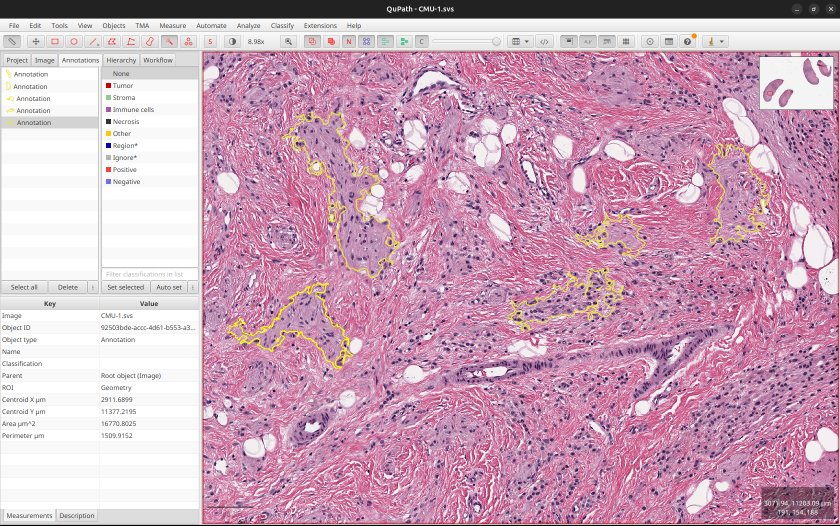
#> input picture images/AnnotationInstructions.png, 1679 x 1052 px (shown at 1/2 size)
$ python -i GetTissueMask.py   (imports and definitions only)
#> lines starting #> are read from the running program, lines starting #| are printed output that depends on the picture; after the words box and inside, x2 and y2 are one past the last pixel; in counts of white or black regions, pixels touching at a corner belong together
#!/usr/bin/env python3
"""
Create a tissue mask for a Whole Slide Image (WSI) at level 0 resolution.

Output: a NumPy boolean array (True = tissue) with the same width/height as level 0.

Requirements:
  - openslide-python
  - numpy
  - scikit-image (skimage)
  - pillow

Example:
  python make_tissue_mask.py /path/to/slide.svs --out mask_level0.npy

Notes:
  - Generating a full-resolution mask can be very large (e.g., 100k x 100k -> 10^10 booleans ~ 10 GB if stored densely as bytes).
    Use the --out mask.npy to save to disk as a .npy (booleans). Consider using downsampled masks for most tasks.
"""

import argparse
import math
import sys
from pathlib import Path
import matplotlib
# [1 line not run here, left out]
import matplotlib.pyplot as plt
import numpy as np
from PIL import Image

try:
    import openslide
except ImportError as e:
    print("Error: openslide-python is required. pip install openslide-python", file=sys.stderr)
    raise

try:
    from skimage import color, filters, morphology, util
except ImportError:
    print("Error: scikit-image is required. pip install scikit-image", file=sys.stderr)
    raise


# [21 lines left out: functions pick_working_level, read_level_as_rgb, not called in this run]


def make_tissue_mask_lowres(rgb: np.ndarray,
                            method: str = "otsu",
                            min_obj_area: int = 500,
                            hole_area: int = 500) -> np.ndarray:

#> called with method = 'otsu', min_obj_area = 500, hole_area = 500
    rgb_f = util.img_as_float32(rgb)

    if method.lower() == "hsv":
        hsv = color.rgb2hsv(rgb_f)
        s = hsv[..., 1]
        v = hsv[..., 2]
        # Tissue often has higher saturation and lower value than background.
        # Combine simple normalized criterion then Otsu on that score.
        score = s - v * 0.2
        thresh = filters.threshold_otsu(score)
        mask = score > thresh
    else:  # 'otsu'
        gray = color.rgb2gray(rgb_f)
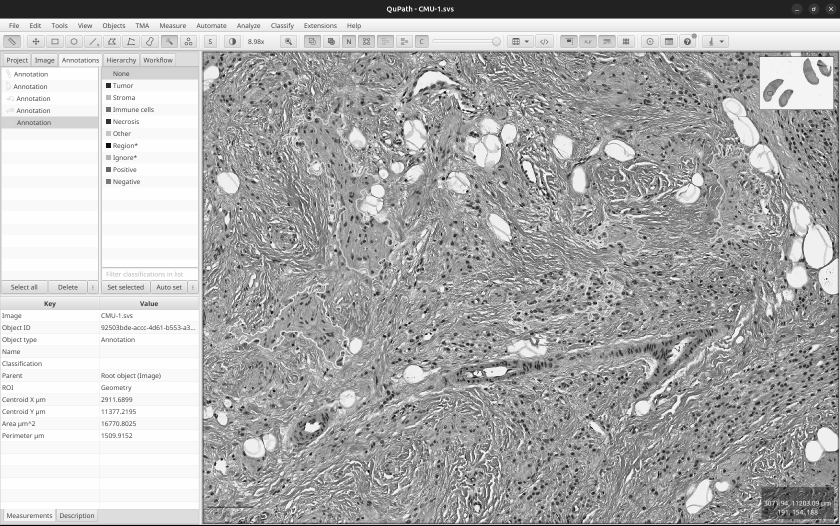
#> gray: shape (1052, 1679) float32 (shown at 1/2 size); min 0, max 1, mean 0.684
        # Background is usually bright; tissue darker -> gray < thresh
        thresh = filters.threshold_otsu(gray)
#> thresh = 0.693
        mask = gray < thresh
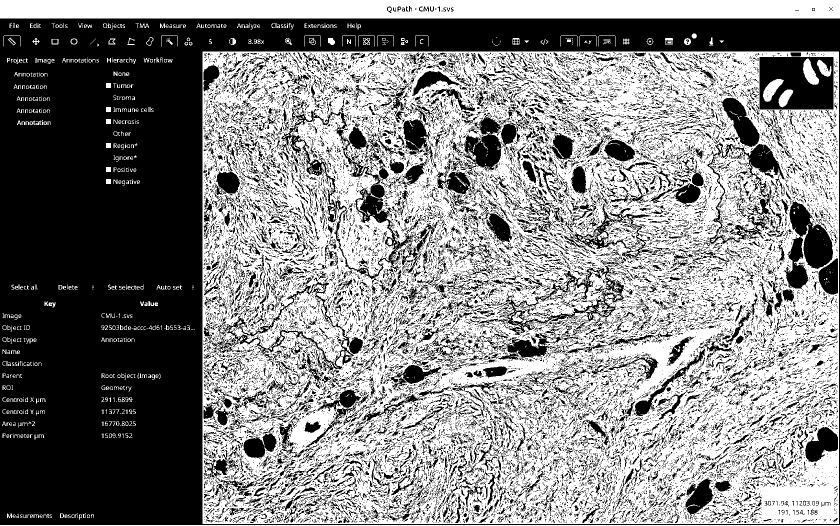
#> mask: shape (1052, 1679) bool (shown at 1/2 size); 52.6% white; 27406 black regions (24647 under 20 px), largest, box (x1, y1, x2, y2) and area: (0, 37, 1679, 1050) 481760, (1519, 114, 1667, 219) 12513, (563, 214, 846, 559) 11010

    # Morphological cleanup
    if min_obj_area > 0:
        mask = morphology.remove_small_objects(mask, min_size=min_obj_area)
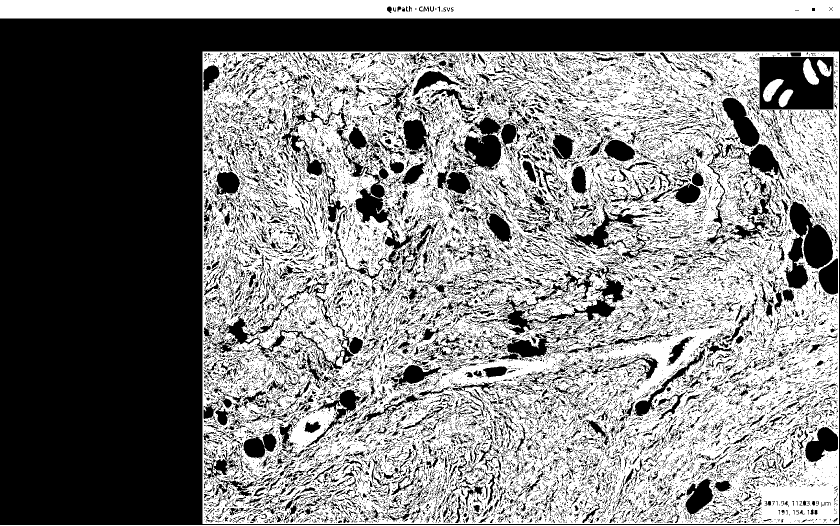
#> mask: shape (1052, 1679) bool (shown at 1/2 size); 51% white; 27217 black regions (24449 under 20 px), largest, box (x1, y1, x2, y2) and area: (0, 37, 1679, 1050) 497842, (1519, 114, 1667, 219) 12513, (563, 214, 846, 559) 12215
    if hole_area > 0:
        mask = morphology.remove_small_holes(mask, area_threshold=hole_area)
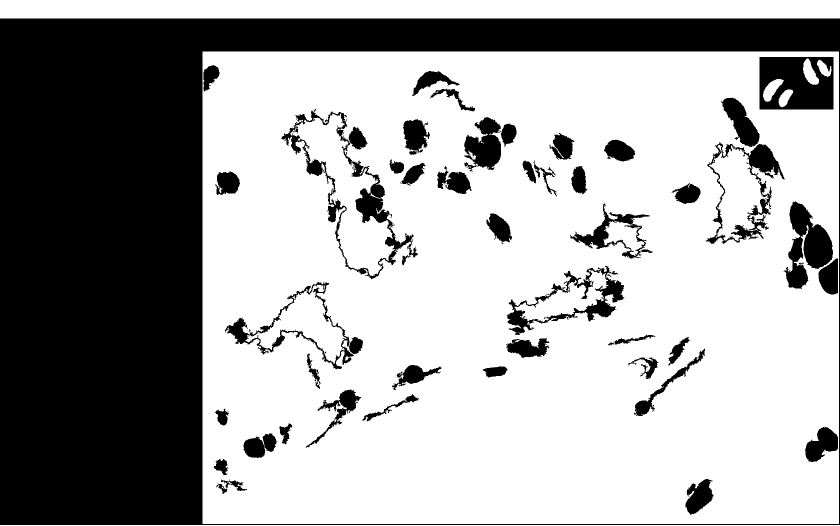
#> mask: shape (1052, 1679) bool (shown at 1/2 size); 65.5% white; 45 black regions, largest, box (x1, y1, x2, y2) and area: (0, 37, 1679, 1050) 497842, (1519, 114, 1667, 219) 12513, (563, 218, 836, 559) 10949

    # Optional open/close to smooth boundaries
    mask = morphology.binary_opening(mask, morphology.disk(2))
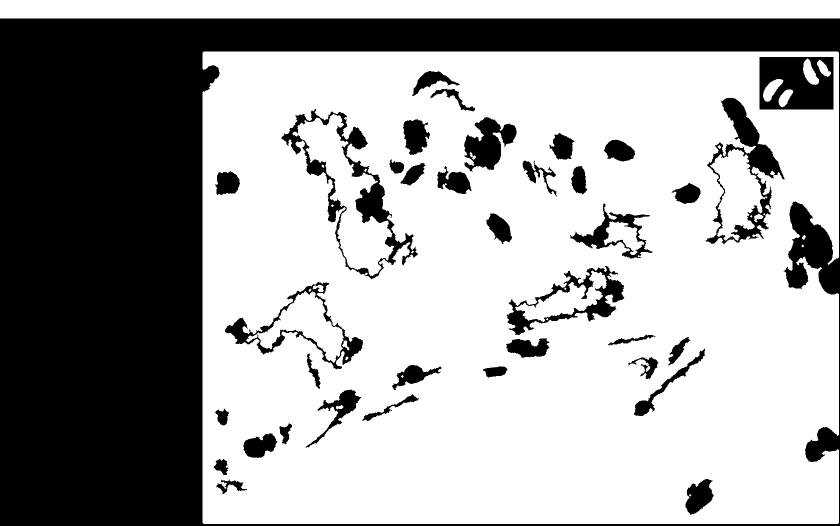
#> mask: shape (1052, 1679) bool (shown at 1/2 size); 64.9% white; 37 black regions, largest, box (x1, y1, x2, y2) and area: (0, 37, 1679, 1052) 516554, (563, 218, 836, 559) 13458, (1519, 114, 1667, 219) 12572
    mask = morphology.binary_closing(mask, morphology.disk(2))
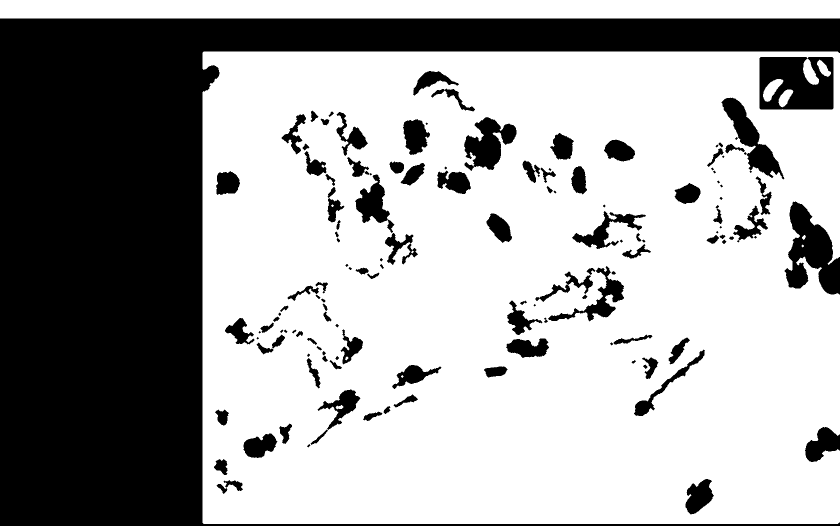
#> mask: shape (1052, 1679) bool (shown at 1/2 size); 65.2% white; 138 black regions (20 under 20 px), largest, box (x1, y1, x2, y2) and area: (0, 37, 1679, 1052) 501445, (1519, 114, 1667, 219) 12552, (1569, 403, 1679, 589) 11321
    return mask


# [53 lines left out: functions upsample_mask_to_level0, save_mask, generate_tissue_mask, not called in this run]

>>> import cv2
>>> picture = cv2.cvtColor(cv2.imread('images/AnnotationInstructions.png'), cv2.COLOR_BGR2RGB)
>>> result = make_tissue_mask_lowres(picture)
